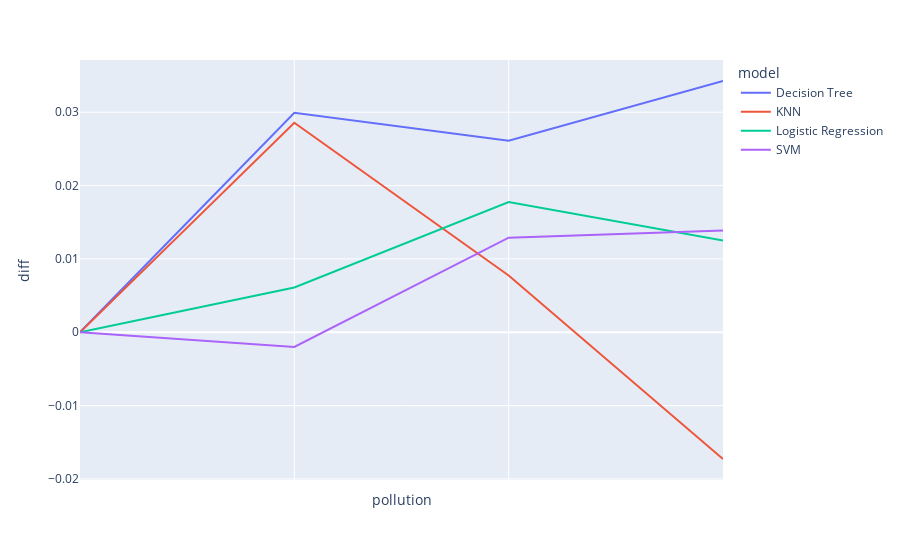

Write notebook code for a chart like this one.
### Code cell
viz = agg[agg[pol_col.difference(['accuracy'])].isnull().all(axis=1) | agg[pol_col].isnull().all(axis=1)]

fig = px.line(viz.fillna(0), x="pollution", y="diff", color='model')

fig.update_xaxes(showticklabels=False)

fig.show()

### Figure 1 — Plotly figure (JSON) as saved in the notebook; plotly's stock layout.template omitted (floating-point values rounded to 4 significant figures)
{"data": [{"hovertemplate": "model=Decision Tree<br>pollution=%{x}<br>diff=%{y}<extra></extra>", "legendgroup": "Decision Tree", "line": {"color": "#636efa", "dash": "solid"}, "marker": {"symbol": "circle"}, "mode": "lines", "name": "Decision Tree", "orientation": "v", "showlegend": true, "type": "scatter", "x": [0, "feature_accuracy_pollution_0.2", "feature_accuracy_pollution_0.4", "feature_accuracy_pollution_0.6"], "xaxis": "x", "y": [0, 0.02993, 0.0261, 0.03426], "yaxis": "y"}, {"hovertemplate": "model=KNN<br>pollution=%{x}<br>diff=%{y}<extra></extra>", "legendgroup": "KNN", "line": {"color": "#EF553B", "dash": "solid"}, "marker": {"symbol": "circle"}, "mode": "lines", "name": "KNN", "orientation": "v", "showlegend": true, "type": "scatter", "x": [0, "feature_accuracy_pollution_0.2", "feature_accuracy_pollution_0.4", "feature_accuracy_pollution_0.6"], "xaxis": "x", "y": [0, 0.02857, 0.007741, -0.01727], "yaxis": "y"}, {"hovertemplate": "model=Logistic Regression<br>pollution=%{x}<br>diff=%{y}<extra></extra>", "legendgroup": "Logistic Regression", "line": {"color": "#00cc96", "dash": "solid"}, "marker": {"symbol": "circle"}, "mode": "lines", "name": "Logistic Regression", "orientation": "v", "showlegend": true, "type": "scatter", "x": [0, "feature_accuracy_pollution_0.2", "feature_accuracy_pollution_0.4", "feature_accuracy_pollution_0.6"], "xaxis": "x", "y": [0, 0.006102, 0.01775, 0.0125], "yaxis": "y"}, {"hovertemplate": "model=SVM<br>pollution=%{x}<br>diff=%{y}<extra></extra>", "legendgroup": "SVM", "line": {"color": "#ab63fa", "dash": "solid"}, "marker": {"symbol": "circle"}, "mode": "lines", "name": "SVM", "orientation": "v", "showlegend": true, "type": "scatter", "x": [0, "feature_accuracy_pollution_0.2", "feature_accuracy_pollution_0.4", "feature_accuracy_pollution_0.6"], "xaxis": "x", "y": [0, -0.002007, 0.0129, 0.01387], "yaxis": "y"}], "layout": {"legend": {"title": {"text": "model"}, "tracegroupgap": 0}, "margin": {"t": 60}, "xaxis": {"anchor": "y", "domain": [0, 1], "showticklabels": false, "title": {"text": "pollution"}}, "yaxis": {"anchor": "x", "domain": [0, 1], "title": {"text": "diff"}}}}
